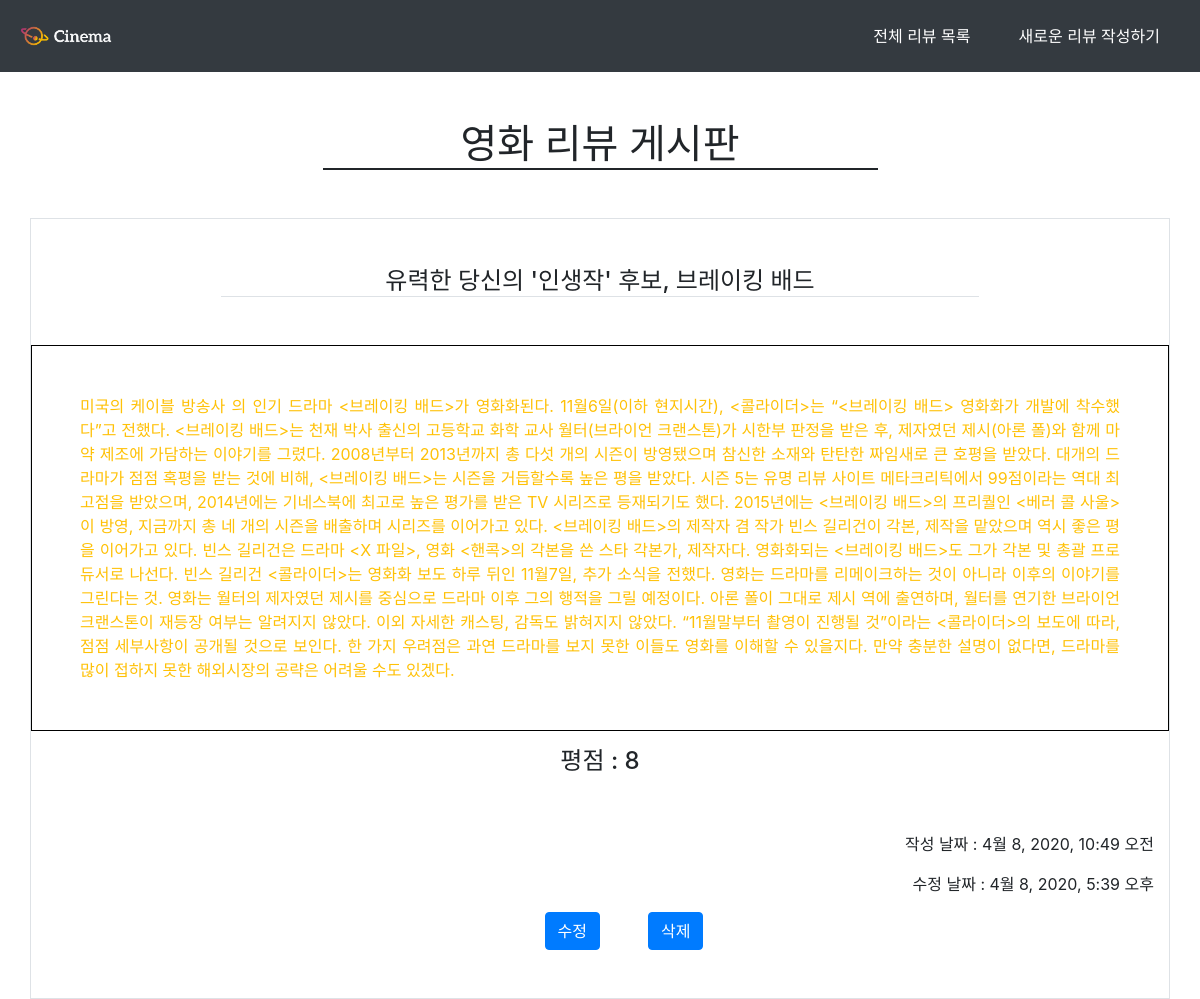
Page /community/2/ on the committed database.
### community/models.py (models this page shows)
class Review(models.Model):
    title=models.CharField(max_length=100)
    movie_title=models.CharField(max_length=30)
    rank=models.IntegerField(default=0)
    content=models.TextField()
    created_at=models.DateTimeField(auto_now_add=True)
    updated_at=models.DateTimeField(auto_now=True)

### community/views.py (the view)
# urls.py: path('<int:id>/',views.detail,name='detail'),
def detail(request,id):
    review=get_object_or_404(Review,id=id)
    context={
        'review':review,
    }
    return render(request,'community/review_detail.html',context)

### community/templates/community/review_detail.html (shortened to what this page needs)
{% extends 'base.html' %}
    {% block nav %}
    <li class="nav-item mx-3 my-2 active"><a href="{% url 'community:index' %}" class="nav-link">전체 리뷰 목록</a></li>
    <li class="nav-item mx-3 my-2 active"><a href="{% url 'community:create' %}" class="nav-link">새로운 리뷰 작성하기</a></li>
    {% endblock %}
{% block body %}
     <div class="text-center h1 col-6 offset-3 mt-5 mb-5" style="border-bottom: 2px solid">영화 리뷰 게시판</div>
    <div class="row justify-content-center border">
        <div class="h4 text-center border-bottom col-8 offset-2 my-5 mx-0 px-0">{{ review.title }}</div>
        <p class="col-12 text-justify py-5 px-5 text-warning" style=" border:solid 1px black;font-size:1rem">
            {{review.content}}
        </p>
        <div class="col-12 h4 text-center">
            평점 : {{ review.rank }}
        </div>
        <div class="offset-4 col-8 text-right mt-5">
           <p> 작성 날짜 : {{ review.created_at}} </p>
        </div>
        <div class="offset-4 col-8 text-right">
           <p> 수정 날짜 : {{ review.updated_at}} </p>
        </div>
    <a class="btn btn-primary mx-5 mb-5" href="{% url 'community:update' review.id %}" role="button">수정</a>
    <form action="{% url 'community:delete' review.id %}" method="POST">
        <input class="btn btn-primary mb-5" type="submit" value="삭제">
    </form>
{% endblock %}

### rows in the picture
Review: title "유력한 당신의 '인생작' 후보, 브레이킹 배드", content "미국의 케이블 방송사 의 인기 드라마 <브레이킹 배드>가 영화화된다. 11월6일(이하 현지시간), <콜라이더>는 “<브레이킹 배드> 영화화가 개발에 착수했다”고 전했다. <브레이킹 배드>는 천재 박사 출신의 고등학교 화학 교사 월터(브라이언 크랜스톤)가 시한부 판정을 받은 후, 제자였던 제시(아론 폴)와 함께 마약 제조에 가담하는 이야기를 그렸다. 2008년부터 2013년까지 총 다섯 개의 시즌이 방영됐으며 참신한 소재와 탄탄한 짜임새로 큰 호평을 받았다. 대개의 드라마가 점점 혹평을 받는 것에 비해, <브레이킹 배드>는 시즌을 거듭할수록 높은 평을 받았다. 시즌 5는 유명 리뷰 사이트 메타크리틱에서 99점이라는 역대 최고점을 받았으며, 2014년에는 기네스북에 최고로 높은 평가를 받은 TV 시리즈로 등재되기도 했다. 2015년에는 <브레이킹 배드>의 프리퀄인 <베러 콜 사울>이 방영, 지금까지 총 네 개의 시즌을 배출하며 시리즈를 이어가고 있다. <브레이킹 배드>의 제작자 겸 작가 빈스 길리건이 각본, 제작을 맡았으며 역시 좋은 평을 이어가고 있다. 빈스 길리건은 드라마 <X 파일>, 영화 <핸콕>의 각본을 쓴 스타 각본가, 제작자다. 영화화되는 <브레이킹 배드>도 그가 각본 및 총괄 프로듀서로 나선다. 빈스 길리건 <콜라이더>는 영화화 보도 하루 뒤인 11월7일, 추가 소식을 전했다. 영화는 드라마를 리메이크하는 것이 아니라…", rank "8", created_at "4월 8, 2020, 10:49 오전", updated_at "4월 8, 2020, 5:39 오후"
